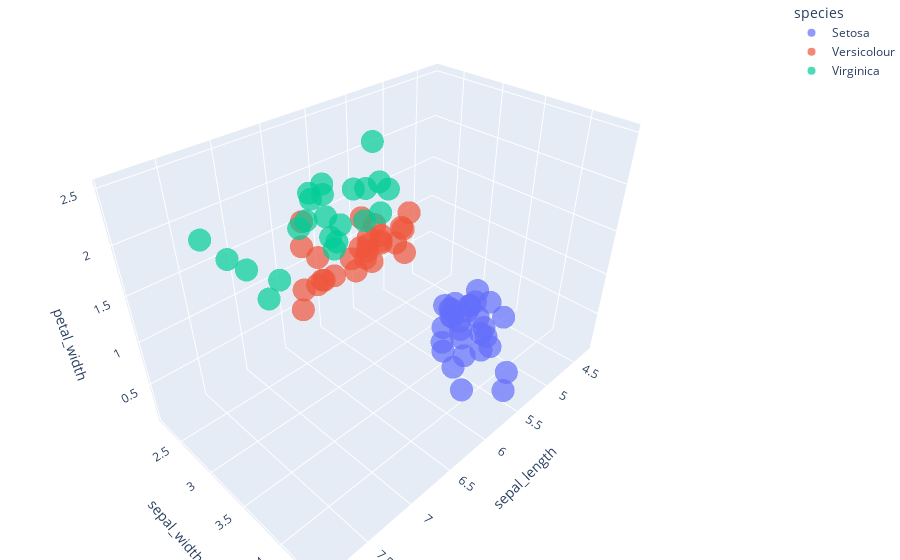

Here is the notebook cell this chart was saved with:
### Code cell
shuffled_normal_sampled_dataset = sample_data(shuffled_dataset, 'normal')

target_variable_distribution(shuffled_normal_sampled_dataset)
plot_dataset(shuffled_normal_sampled_dataset)

### Figure 1 — Plotly figure (JSON) as saved in the notebook; plotly's stock layout.template omitted (floating-point values rounded to 4 significant figures)
{"data": [{"hovertemplate": "species=Setosa<br>sepal_length=%{x}<br>sepal_width=%{y}<br>petal_width=%{z}<extra></extra>", "legendgroup": "Setosa", "marker": {"color": "#636efa", "opacity": 0.7, "symbol": "circle"}, "mode": "markers", "name": "Setosa", "scene": "scene", "showlegend": true, "type": "scatter3d", "x": [5, 4.7, 4.3, 5.4, 5.1, 5.7, 4.7, 4.6, 5, 5.4, 4.9, 5, 5.7, 5.2, 4.6, 5.4, 4.9, 4.8, 5.4, 5.1, 5.1, 5.8, 5.5, 4.8, 5.2, 4.6, 4.9, 5, 4.9, 5.1], "y": [3.3, 3.2, 3, 3.9, 3.3, 4.4, 3.2, 3.2, 3.2, 3.7, 3.1, 3.6, 3.8, 4.1, 3.6, 3.4, 3, 3, 3.4, 3.7, 3.8, 4, 3.5, 3.4, 3.5, 3.4, 3.1, 3.4, 3.6, 3.4], "z": [0.2, 0.2, 0.1, 0.4, 0.5, 0.4, 0.2, 0.2, 0.2, 0.2, 0.2, 0.2, 0.3, 0.1, 0.2, 0.4, 0.2, 0.1, 0.2, 0.4, 0.2, 0.2, 0.2, 0.2, 0.2, 0.3, 0.1, 0.4, 0.1, 0.2]}, {"hovertemplate": "species=Versicolour<br>sepal_length=%{x}<br>sepal_width=%{y}<br>petal_width=%{z}<extra></extra>", "legendgroup": "Versicolour", "marker": {"color": "#EF553B", "opacity": 0.7, "symbol": "circle"}, "mode": "markers", "name": "Versicolour", "scene": "scene", "showlegend": true, "type": "scatter3d", "x": [6, 5.8, 6, 5.5, 5.7, 6.2, 6.1, 6.1, 6.6, 5.8, 5.8, 5.6, 6.3, 6.7, 5.2, 6.6, 5.6, 5, 7, 5.9, 6.5, 5.7, 5.5, 5.1, 6.4, 6.3, 5.5, 5.6, 5, 5.6, 6.4, 6.9, 5.5], "y": [2.2, 2.6, 3.4, 2.4, 2.8, 2.2, 3, 2.8, 2.9, 2.7, 2.7, 3, 3.3, 3.1, 2.7, 3, 2.5, "Virginica", 3.2, 3, 2.8, 2.6, 2.4, 2.5, 3.2, 2.3, 2.5, 2.7, 2.3, 2.9, 2.9, 3.1, 2.3], "z": ["Versicolour", 1.2, 1.6, "Versicolour", 1.3, 1.5, 1.4, 1.3, 1.3, 1.2, "Versicolour", 1.5, 1.6, 1.5, 1.4, 1.4, 1.1, "Versicolour", 1.4, 1.5, 1.5, "Versicolour", 1.1, 1.1, 1.5, 1.3, 1.3, 1.3, "Versicolour", 1.3, 1.3, 1.5, 1.3]}, {"hovertemplate": "species=Virginica<br>sepal_length=%{x}<br>sepal_width=%{y}<br>petal_width=%{z}<extra></extra>", "legendgroup": "Virginica", "marker": {"color": "#00cc96", "opacity": 0.7, "symbol": "circle"}, "mode": "markers", "name": "Virginica", "scene": "scene", "showlegend": true, "type": "scatter3d", "x": [5.8, 5.7, 7.4, 6.1, 6.4, 7.7, 7.2, 6.5, 6.3, 6.3, 6.5, 7.3, 6.2, 6.3, 6.4, 6.3, 6.3, 6.9, 7.2, 6.7, 5.9, 7.7, 5.8, 6.4, 7.7, 7.9, 6.1], "y": [2.8, 2.5, 2.8, 2.6, 3.2, 3, 3.2, 3, 2.8, 2.7, 3, 2.9, 3.4, 3.4, 2.8, 2.5, 2.9, 3.1, 3.6, 3, 3, 2.8, 2.7, 2.8, 3.8, 3.8, 3], "z": [2.4, "Virginica", 1.9, 1.4, 2.3, 2.3, 1.8, 1.8, 1.5, 1.8, "Virginica", 1.8, 2.3, 2.4, 2.2, 1.9, 1.8, 2.1, 2.5, 2.3, 1.8, "Virginica", 1.9, 2.1, 2.2, "Virginica", 1.8]}], "layout": {"legend": {"title": {"text": "species"}, "tracegroupgap": 0}, "margin": {"b": 0, "l": 0, "r": 0, "t": 0}, "scene": {"domain": {"x": [0, 1], "y": [0, 1]}, "xaxis": {"title": {"text": "sepal_length"}}, "yaxis": {"title": {"text": "sepal_width"}}, "zaxis": {"title": {"text": "petal_width"}}}}}
